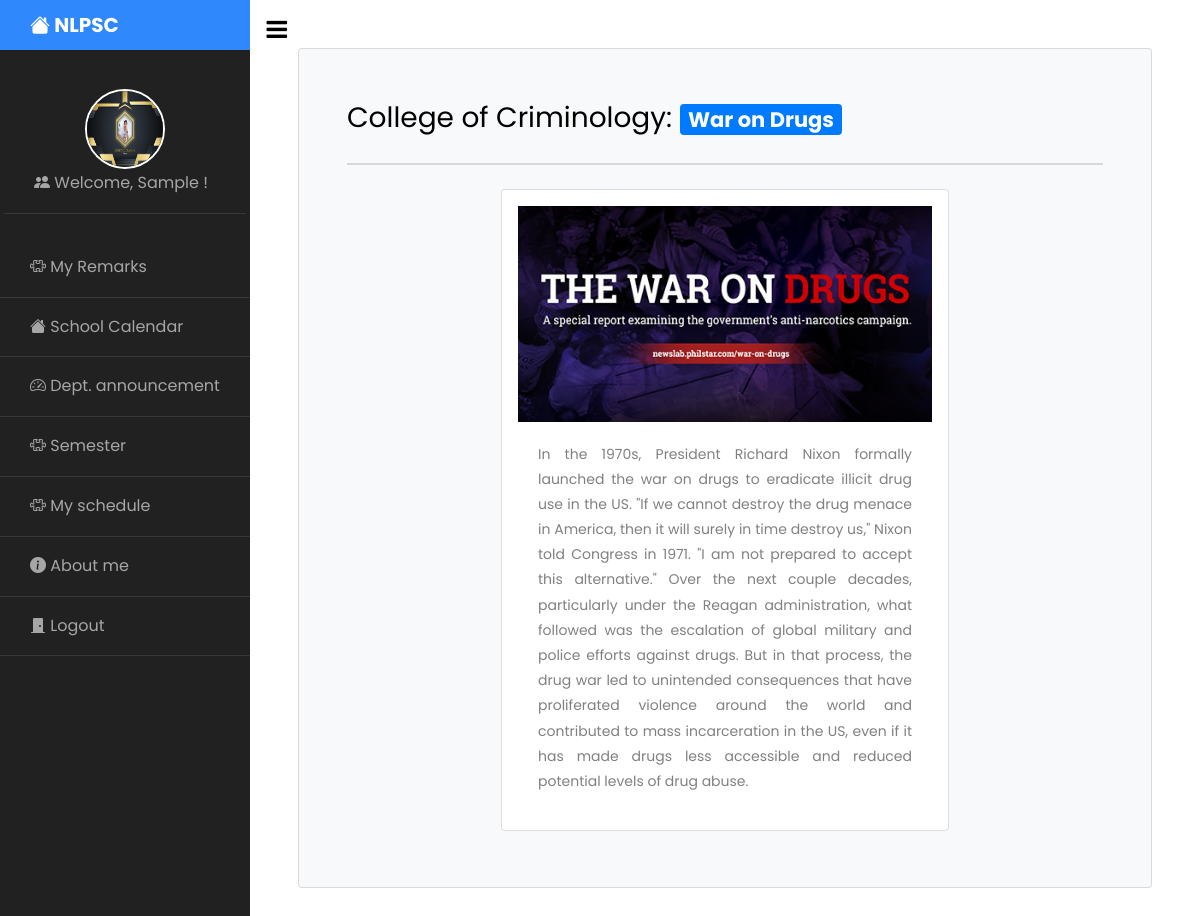
Screenshot of /student/announcement.php (signed in) with the database file from the repository.
### tables this page shows
CREATE TABLE `student` (
  `Id` int(11) NOT NULL,
  `id_no` varchar(255) DEFAULT NULL,
  `firstname` varchar(255) NOT NULL,
  `middlename` varchar(255) NOT NULL,
  `lastname` varchar(255) NOT NULL,
  `dob` varchar(255) NOT NULL,
  `age` varchar(255) NOT NULL,
  `email` varchar(255) NOT NULL,
  `contact` varchar(255) NOT NULL,
  `address` varchar(255) NOT NULL,
  `username` varchar(255) NOT NULL,
  `password` varchar(255) NOT NULL,
  `images` varchar(255) NOT NULL,
  `dept_id` int(11) NOT NULL,
  `year_level` varchar(255) NOT NULL,
  `status` varchar(255) NOT NULL DEFAULT 'Pending'
);

CREATE TABLE `department` (
  `Id` int(11) NOT NULL,
  `dept_name` varchar(255) NOT NULL,
  `department_description` text NOT NULL
);

CREATE TABLE `announcement` (
  `Id` int(11) NOT NULL,
  `announcement_topic` varchar(255) NOT NULL,
  `description` text NOT NULL,
  `department_id` int(11) NOT NULL,
  `image` varchar(255) NOT NULL
);

### student/announcement.php (the view, shortened to what this page needs)
<?php
include 'sidebar.php';
$id = $_SESSION['student_id'];
$student = mysqli_query($conn, "SELECT * FROM department JOIN announcement ON department.Id=announcement.department_id JOIN student ON department.Id=student.dept_id AND student.Id='$id'");
while ($row = mysqli_fetch_array($student)) {
?>
      <div id="content" class="p-4 p-md-5 pt-5">
        <div class="card p-5 bg-light">
          <h3><?php echo $row['dept_name']; ?>: <span class="badge btn-primary"><?php echo $row['announcement_topic']; ?></span></h3>
          <hr>
          <div class="d-flex justify-content-center p-2">
            <div class="card p-3" style="width: 28rem;">
              <img class="img-responsive" src="../images-announcements/<?php echo $row['image'];?>" alt="image">
              <div class="card-body">
                <p class="card-text text-justify"><?php echo $row['description']; ?></p>
              </div>
            </div>
          </div>
        </div>
      </div>
<?php } ?>

### student/sidebar.php (shortened to what this page needs)
<?php
  include '../config.php';
  if(isset($_SESSION['student']) && isset($_SESSION['student_id'])) {
    $id = $_SESSION['student_id'];
    $student = mysqli_query($conn, "SELECT * FROM student WHERE Id='$id'");
    while($row = mysqli_fetch_array($student)) {
?>
<!doctype html>
<html lang="en">
  <head>
    <link rel="stylesheet" href="https://cdn.datatables.net/1.11.3/css/jquery.dataTables.min.css">
    <link href="https://cdn.jsdelivr.net/npm/bootstrap@5.0.2/dist/css/bootstrap.min.css" rel="stylesheet">
    <link rel="stylesheet" href="https://stackpath.bootstrapcdn.com/font-awesome/4.7.0/css/font-awesome.min.css">
		<link rel="stylesheet" href="https://stackpath.bootstrapcdn.com/font-awesome/4.7.0/css/font-awesome.min.css">
    <link rel="stylesheet" href="https://cdn.jsdelivr.net/npm/bootstrap-icons@1.8.1/font/bootstrap-icons.css">
		<link rel="stylesheet" href="../css/style.css">
  </head>
  <body>
		<div class="wrapper d-flex align-items-stretch">
      <nav id="sidebar">
        <div class="custom-menu">
          <button type="button" id="sidebarCollapse" class="btn btn-primary">
            <i class="fa fa-bars"></i>
          </button>
        </div>
        <h1><a href="dashboard.php" class="logo"><i class="bi bi-house-fill"></i> NLPSC</a></h1>
         <div class="p-1 mb-1">
              <ul class="list-unstyled components">
                <li>
                  <a href="dashboard.php">
                    <img id="img" class="img-responsive" src="../images-students/<?php echo $row['images'];?>" alt="image">
                    <i class="bi bi-people-fill"></i> Welcome, <?php echo $row['firstname']; ?> !
                  </a>
                </li>
              </ul>
        </div>
        <ul class="list-unstyled components mb-5">
          <li>
              <a href="my_grades.php"><i class="bi bi-puzzle"></i> My Remarks</a>
          </li>
          <li>
              <a href="schoolcalendar.php"><i class="bi bi-house-fill"></i> School Calendar</a>
          </li>
          <li>
              <a href="announcement.php"><i class="bi bi-speedometer2"></i> Dept. announcement</a>
          </li>
          <li>
              <a href="semester.php"><i class="bi bi-puzzle"></i> Semester</a>
          </li>
          <li>
              <a href="subject_schedule.php"><i class="bi bi-puzzle"></i> My schedule</a>
          </li>
          <li>
            <a href="about_me.php"><i class="bi bi-info-circle-fill"></i> About me</a>
          </li>
          <li>
            <a href="../logout.php"><i class="bi bi-door-closed-fill"></i> Logout</a>
          </li>
        </ul>
      </nav>
<?php } ?>
  </body>
</html>
<?php
    } else {
     header('Location: ./index.php');
    }
?>

### student/sidebar.php (style rules this page uses)
#img { height: 80px; width: 80px; border-radius: 50%; margin-right: auto; margin-left: auto; display: block; border: 2px solid white; }

### rows the page displays
student: images (picture), firstname "Sample"
department: dept_name "College of Criminology", announcement.announcement_topic "War on Drugs", announcement.image (picture), announcement.description "In the 1970s, President Richard Nixon formally launched the war on drugs to eradicate illicit drug use in the US. \"If we cannot destroy the drug menace in America, then it will surely in time destroy us,\" Nixon told Congress in 1971. \"I am not prepared to accept this alternative.\" Over the next couple decades, particularly under the Reagan administration, what followed was the escalation of global military and police efforts against drugs. But in that process, the drug war led to unintended consequences that have proliferated violence around the world and contributed to mass incarceration in the US, even if it has made drugs less accessible and reduced potential levels of drug abuse."
